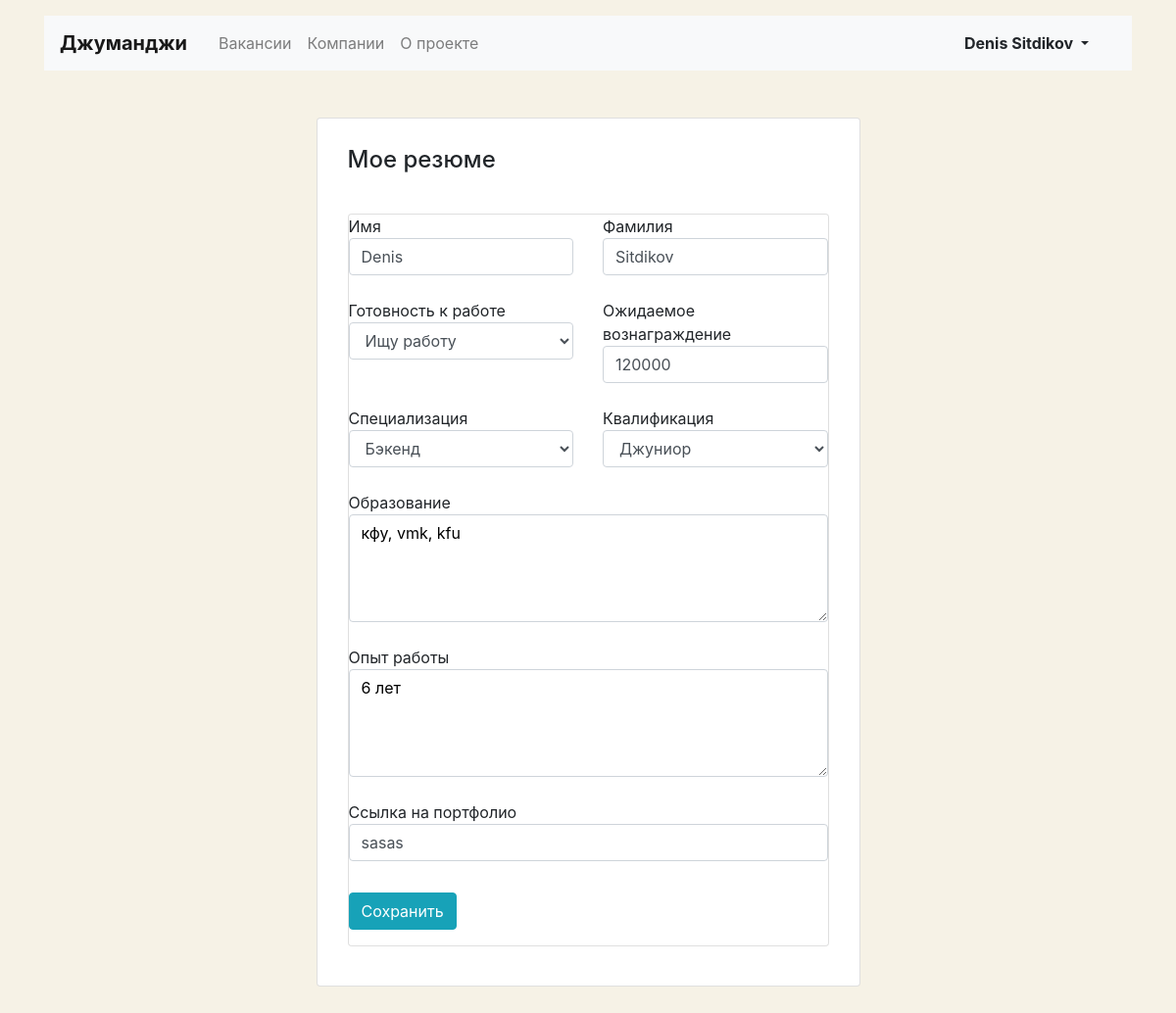
The page /myresume (signed in) on the database its author committed.
### hh/models.py (models this page shows)
class Resume(models.Model):
    STATUS_CHOICES = (('not_looking', 'Не ищу работу'),
                      ('considering', 'Рассматриваю предложения'),
                      ('looking', 'Ищу работу'))
    GRADE_CHOICES = (('trainee', 'Стажер'),
                     ('junior', 'Джуниор'),
                     ('middle', 'Миддл'),
                     ('signor', 'Синьор'),
                     ('lead', 'Лид'))
    user = models.ForeignKey(User,
                             related_name="resume",
                             on_delete=models.CASCADE)
    name = models.CharField(max_length=30)
    surname = models.CharField(max_length=30)
    status = models.CharField(max_length=15, choices=STATUS_CHOICES, default='looking')
    salary = models.IntegerField()
    specialty = models.ForeignKey(Specialty,
                                  related_name="resume",
                                  on_delete=models.CASCADE)
    grade = models.CharField(max_length=15, choices=GRADE_CHOICES, default='looking')
    education = models.CharField(max_length=1024)
    experience = models.CharField(max_length=4096)
    portfolio = models.CharField(max_length=8000)

### hh/views.py (the view, shortened to what this page needs)
# urls.py: path('myresume', MyResumeView.as_view()),  # мое резюме
class MyResumeView(View):
    def get(self, request, *args, **kwargs):
        my_resume_qs = models.Resume.objects.filter(user=request.user)
        if len(my_resume_qs) == 0:
            return render(
                request, 'hh/resume-create.html',
                context={'title': 'Создать резюме | Джуманджи'}
            )
        else:
            return render(
                request, 'hh/resume-edit.html',
                context={'title': 'Моя компания | Джуманджи',
                         'form': ResumeEditForm(instance=my_resume_qs.first()
                                                )}
            )

### hh/models.py (called while the page is built)
    def __str__(self):
        return self.title

### hh/templates/hh/resume-edit.html (shortened to what this page needs)
{% extends 'base.html' %}
{% block container %}
  <main class="container mt-3 pb-5">
    <section class="col-12 col-lg-6 offset-lg-3 mt-5 card">
      <div class="card-body px-3 pb-4">
        <h1 class="h4 pt-2 pb-3">Мое резюме</h1>
        <form method="post" action="{{ request.path }}" enctype="multipart/form-data" class="card mt-4 mb-3">{% csrf_token %}
          <div class="row">
            <div class="col-12 col-md-6">
              <div class="form-group pb-2">
                {{ form.name.label }}
                {{ form.name }}
              </div>
            </div>
            <div class="col-12 col-md-6">
              <div class="form-group pb-2">
                {{ form.surname.label }}
                {{ form.surname }}
              </div>
            </div>
          </div>
          <div class="row">
            <div class="col-12 col-md-6">
              <div class="form-group pb-2">
                {{ form.status.label }}
                {{ form.status }}
              </div>
            </div>
            <div class="col-12 col-md-6">
              <div class="form-group pb-2">
                {{ form.salary.label }}
                {{ form.salary }}
              </div>
            </div>
          </div>
          <div class="row">
            <div class="col-12 col-md-6">
              <div class="form-group pb-2">
                {{ form.specialty.label }}
                {{ form.specialty }}
              </div>
            </div>
            <div class="col-12 col-md-6">
              <div class="form-group pb-2">
                {{ form.grade.label }}
                {{ form.grade }}
              </div>
            </div>
          </div>
          <div class="form-group pb-2">
            {{ form.education.label }}
			{{ form.education }}
          </div>
          <div class="form-group pb-2">
            {{ form.experience.label }}
			{{ form.experience }}
          </div>
          <div class="form-group pb-3">
            {{ form.portfolio.label }}
			{{ form.portfolio }}
          </div>
          <div class="form-group">
            <input type="submit" class="btn btn-info" value="Сохранить">
          </div>
        </form>
      </div>
    </section>
  </main>
{% endblock %}

### hh/templates/base.html (shortened to what this page needs)
<!DOCTYPE html>
<html lang="ru">
<head>
    <link rel="stylesheet" href="https://stackpath.bootstrapcdn.com/bootstrap/4.3.1/css/bootstrap.min.css"
>
</head>
<body>
<header class="container mt-3" >
    <nav class="navbar navbar-expand-lg navbar-light bg-light" >
        <a class="navbar-brand mr-4 font-weight-bold" href="/">Джуманджи</a>
        <div class="collapse navbar-collapse justify-content-between" id="navbarNav">
            <ul class="navbar-nav col-10 ">
                <li class="nav-item">
                    <a class="nav-link" href="/vacancies">Вакансии</a>
                </li>
                <li class="nav-item">
                    <a class="nav-link" href="#">Компании</a>
                </li>
                <li class="nav-item">
                    <a class="nav-link" href="#">О проекте</a>
                </li>
            </ul>
            <ul class="navbar-nav col-2 justify-content-end">
                <li class="nav-item active">
					{% if not request.user.is_authenticated %}
                      <a href="/login" class="nav-link font-weight-bold">Вход</a>
					{% else %}
						<div class="btn-group">
						  <button type="button" class="btn dropdown-toggle font-weight-bold" data-toggle="dropdown" aria-haspopup="true" aria-expanded="false">
							{{ user.first_name }} {{ user.last_name }}
						  </button>
						</div>
					{% endif %}
                </li>
            </ul>
        </div>
    </nav>
</header>
{% block container %}
{% endblock %}
</body>
</html>

### hh/templates/hh/resume-edit.html (style rules this page uses)
body { background-color: #F6F2E6; }

### rows shown on the page
Resume: name "Denis", surname "Sitdikov", status "Ищу работу", salary "120000", specialty "Бэкенд", grade "Джуниор", education "кфу, vmk, kfu", experience "6 лет", portfolio "sasas"

### other values the page prints
{{ user.first_name }} "Denis"
{{ user.last_name }} "Sitdikov"
